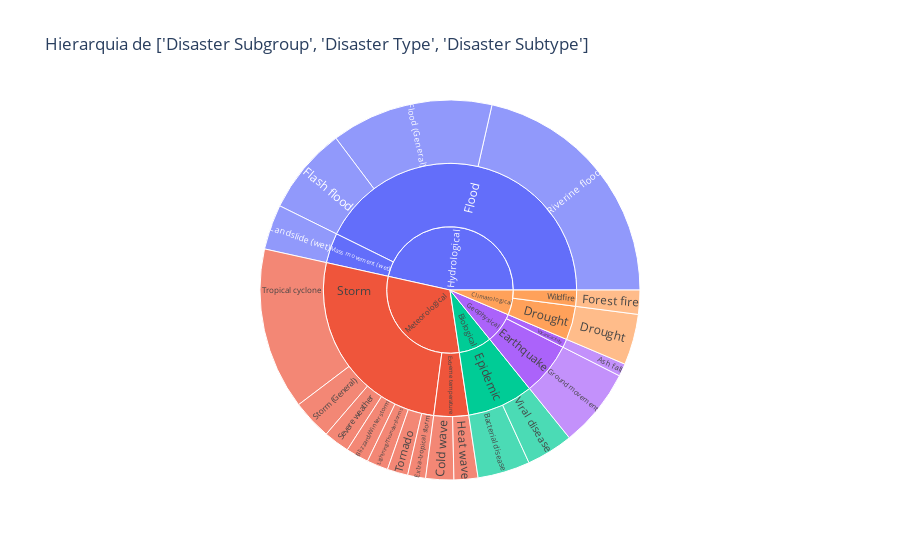

Here is the notebook cell this chart was saved with:
### Code cell
plot_suburst(disaster_variables,df)

### Figure 1 — Plotly figure (JSON) as saved in the notebook; plotly's stock layout.template omitted (floating-point values rounded to 4 significant figures)
{"data": [{"branchvalues": "total", "domain": {"x": [0, 1], "y": [0, 1]}, "hovertemplate": "labels=%{label}<br>count=%{value}<br>parent=%{parent}<br>id=%{id}<extra></extra>", "ids": ["Geophysical/Volcanic activity/Ash fall", "Biological/Epidemic/Bacterial disease", "Meteorological/Storm/Blizzard/Winter storm", "Meteorological/Extreme temperature/Cold wave", "Climatological/Drought/Drought", "Meteorological/Storm/Extra-tropical storm", "Hydrological/Flood/Flash flood", "Hydrological/Flood/Flood (General)", "Climatological/Wildfire/Forest fire", "Geophysical/Earthquake/Ground movement", "Meteorological/Extreme temperature/Heat wave", "Hydrological/Mass movement (wet)/Landslide (wet)", "Meteorological/Storm/Lightning/Thunderstorms", "Hydrological/Flood/Riverine flood", "Meteorological/Storm/Severe weather", "Meteorological/Storm/Storm (General)", "Meteorological/Storm/Tornado", "Meteorological/Storm/Tropical cyclone", "Biological/Epidemic/Viral disease", "Climatological/Drought", "Geophysical/Earthquake", "Biological/Epidemic", "Meteorological/Extreme temperature", "Hydrological/Flood", "Hydrological/Mass movement (wet)", "Meteorological/Storm", "Geophysical/Volcanic activity", "Climatological/Wildfire", "Biological", "Climatological", "Geophysical", "Hydrological", "Meteorological"], "insidetextorientation": "radial", "labels": ["Ash fall", "Bacterial disease", "Blizzard/Winter storm", "Cold wave", "Drought", "Extra-tropical storm", "Flash flood", "Flood (General)", "Forest fire", "Ground movement", "Heat wave", "Landslide (wet)", "Lightning/Thunderstorms", "Riverine flood", "Severe weather", "Storm (General)", "Tornado", "Tropical cyclone", "Viral disease", "Drought", "Earthquake", "Epidemic", "Extreme temperature", "Flood", "Mass movement (wet)", "Storm", "Volcanic activity", "Wildfire", "Biological", "Climatological", "Geophysical", "Hydrological", "Meteorological"], "maxdepth": -1, "name": "", "parents": ["Geophysical/Volcanic activity", "Biological/Epidemic", "Meteorological/Storm", "Meteorological/Extreme temperature", "Climatological/Drought", "Meteorological/Storm", "Hydrological/Flood", "Hydrological/Flood", "Climatological/Wildfire", "Geophysical/Earthquake", "Meteorological/Extreme temperature", "Hydrological/Mass movement (wet)", "Meteorological/Storm", "Hydrological/Flood", "Meteorological/Storm", "Meteorological/Storm", "Meteorological/Storm", "Meteorological/Storm", "Biological/Epidemic", "Climatological", "Geophysical", "Biological", "Meteorological", "Hydrological", "Hydrological", "Meteorological", "Geophysical", "Climatological", "", "", "", "", ""], "type": "sunburst", "values": [102, 421, 183, 225, 408, 144, 702, 1303, 194, 635, 192, 362, 171, 2024, 208, 320, 166, 1301, 376, 408, 635, 797, 417, 4029, 362, 2493, 102, 194, 797, 602, 737, 4391, 2910]}], "layout": {"legend": {"tracegroupgap": 0}, "title": {"text": "Hierarquia de ['Disaster Subgroup', 'Disaster Type', 'Disaster Subtype']"}}}
